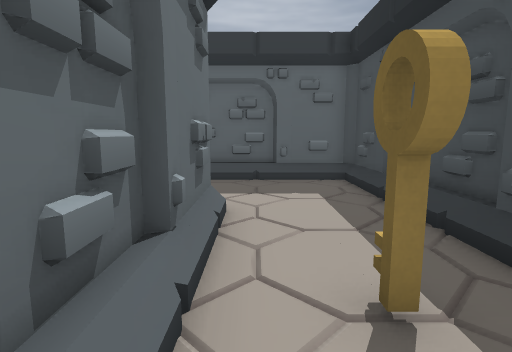
[1] (above)

16 first-person views from a walk through a 3-D level made in the Godot game engine. The camera is 1.3 m above the floor, tilts 8° down and sees 80° across. The floor is counted in squares, 1 m on a side. Each view is taken from the middle of a square. On the plan, view 1 faces up. The plan holds only what a view shows up to about 14 squares ahead; the rest is blank. The place goes on beyond the plan.

[2]
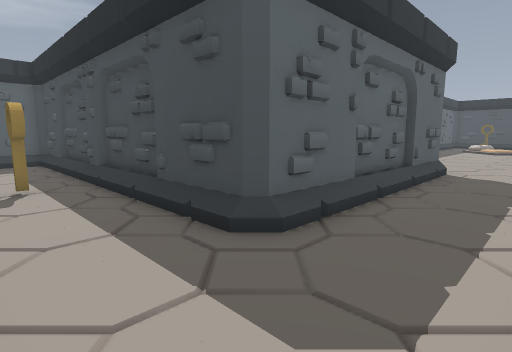

[3]
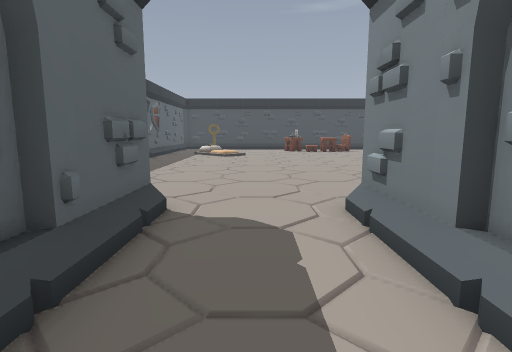

[4]
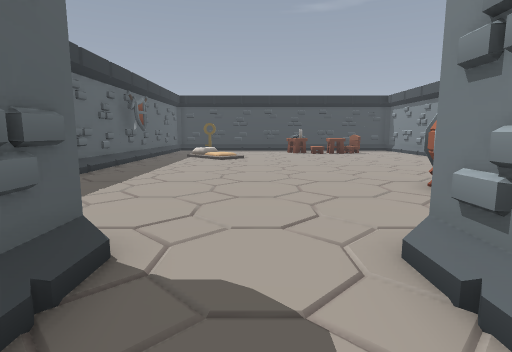

[5]
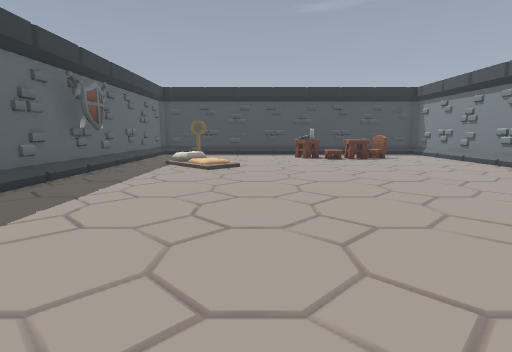

[6]
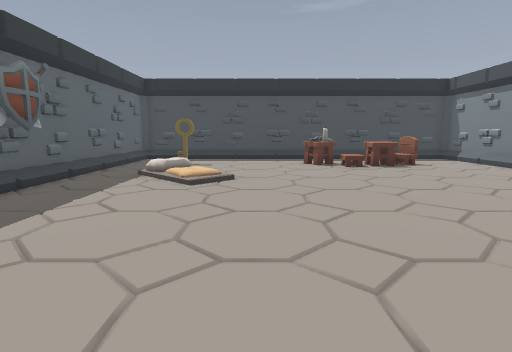

[7]
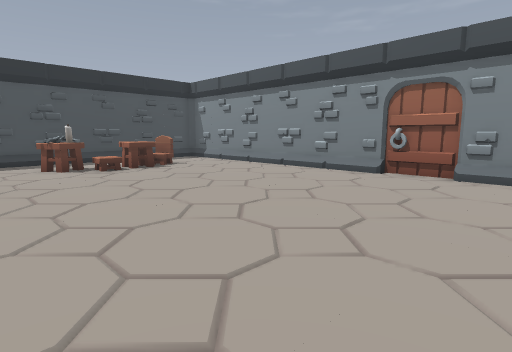

[8]
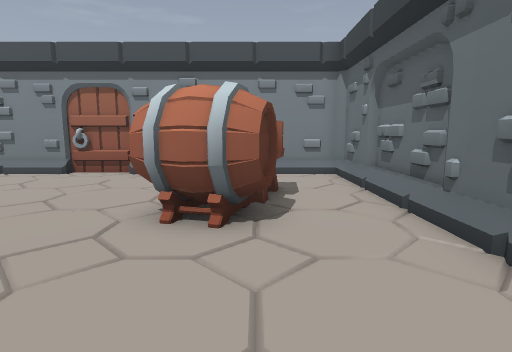

[9]
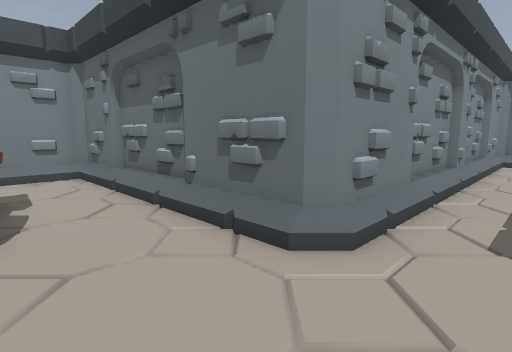

[10]
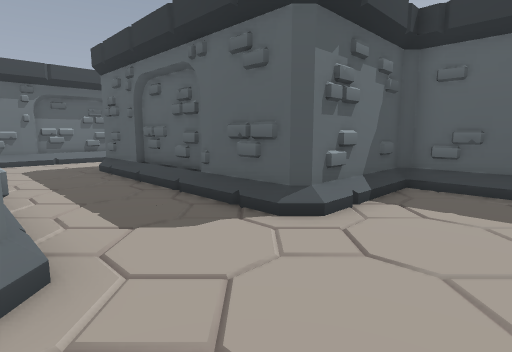

[11]
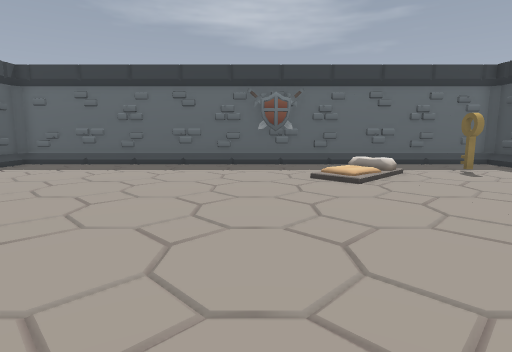

[12]
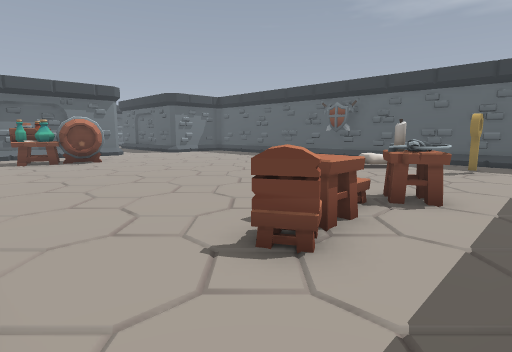

[13]
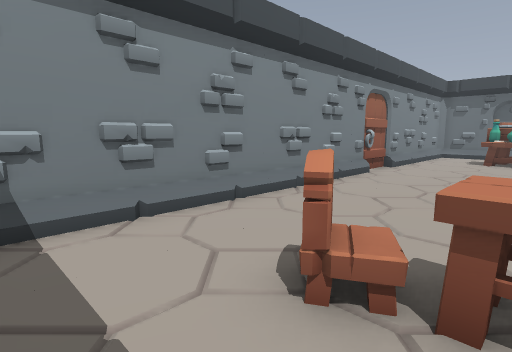

[14]
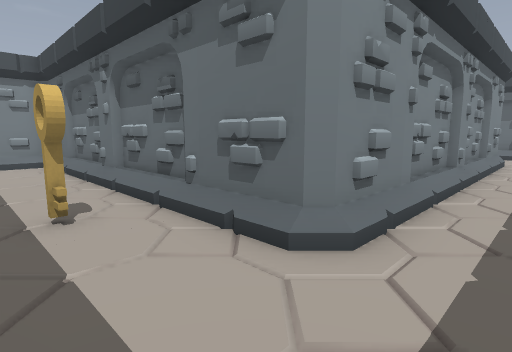

[15]
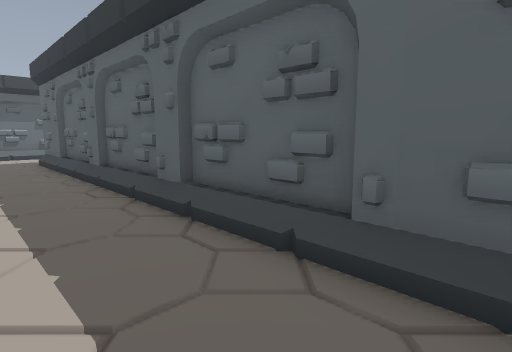

[16]
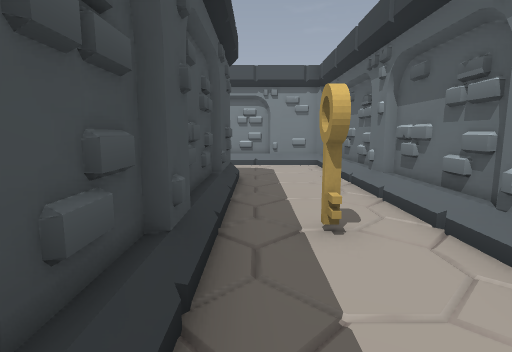

### Floor plan
Key: @ floor where view 1 was taken; # wall or solid block; . floor; / step, stairs or slope; ^ raised ledge; K key; T table; C chair; O other object.
Columns run from 7 left of view 1 to 30 right of it. Each row starts with its distance up from view 1.
  9 ###########
  8 ..........#
  7 ..........#
  6 ..........#
  5 #######...#
  4       #...#
  3       #...#
  2       #.K.#
  1       #...#       ####################
  0       #@..#       #.........##........
 -1       #...#       #...................
 -2       #...#       #............//..K..
 -3       #...#########...........///....
 -4       #.......................//.....
 -5       #..............................
 -6       #...............................
 -7       #############................T..
 -8                   #................T..
 -9                   #..##...........O...
-10                   #..##...........TT..
-11                   #..##............C..
-12                   #..#^...............
-13                   #...................
-14                   #...................
-15                   ####################

Positions as (right, up) in squares from view 1, and headings:
1: (0, 0), facing up
2: (0, -6), facing up-right
3: (6, -5), facing right
4: (8, -5), facing right
5: (12, -5), facing right
6: (15, -5), facing right
7: (16, -5), facing down-right
8: (14, -5), facing down
9: (14, -5), facing down-left
10: (14, -7), facing up-left
11: (21, -12), facing up
12: (30, -14), facing up-left
13: (30, -10), facing down-left
14: (2, 7), facing down-left
15: (2, 6), facing up-left
16: (2, 6), facing down
